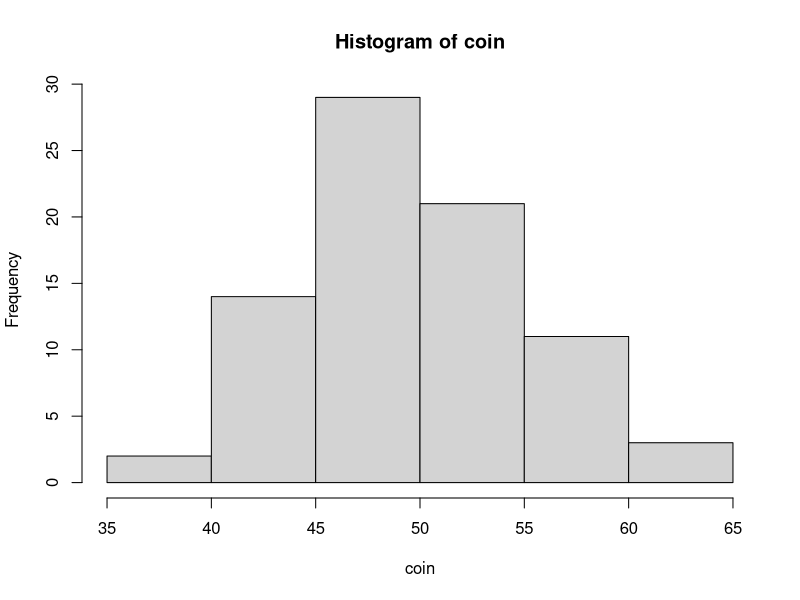
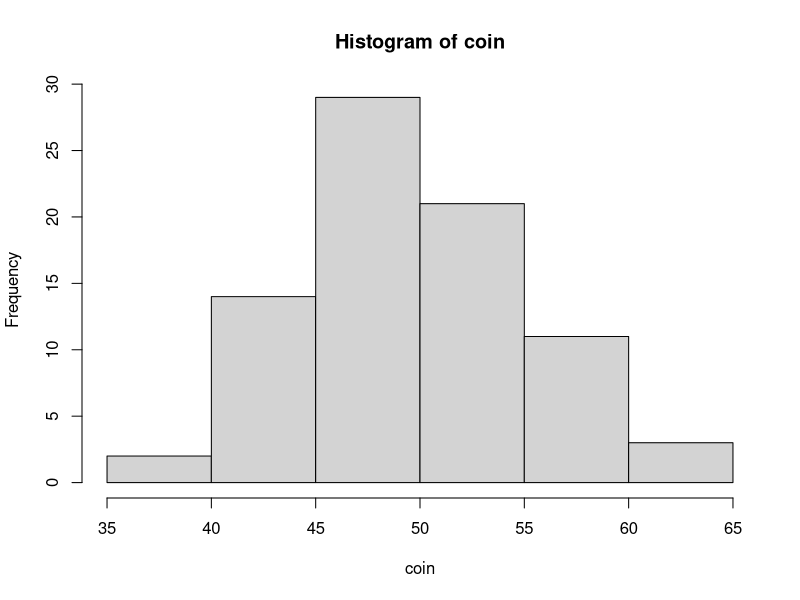
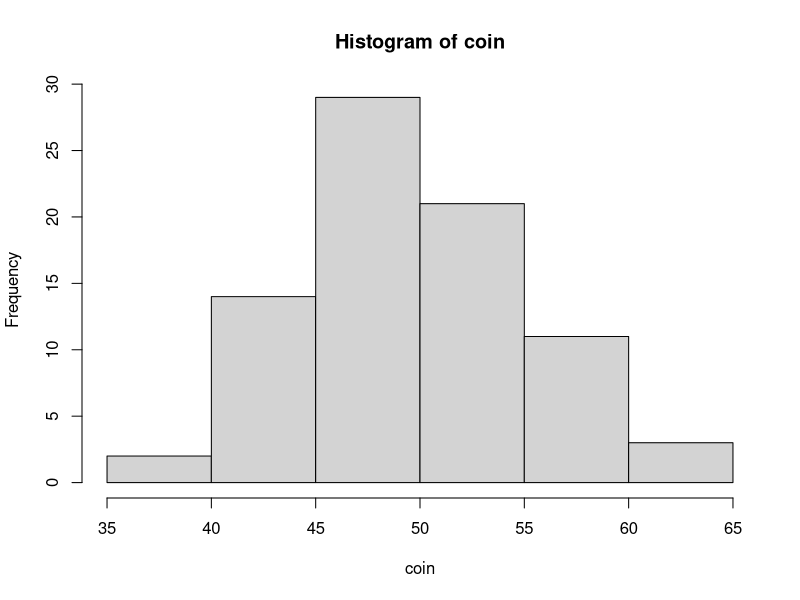
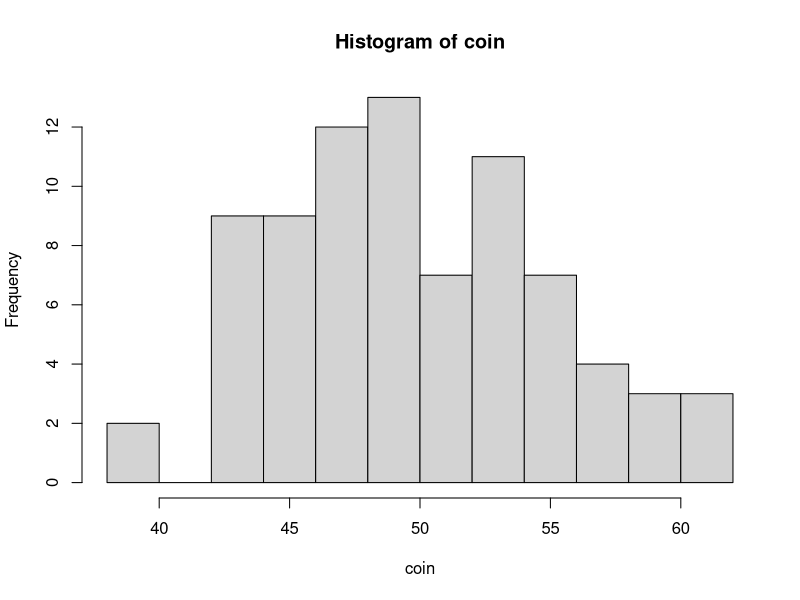
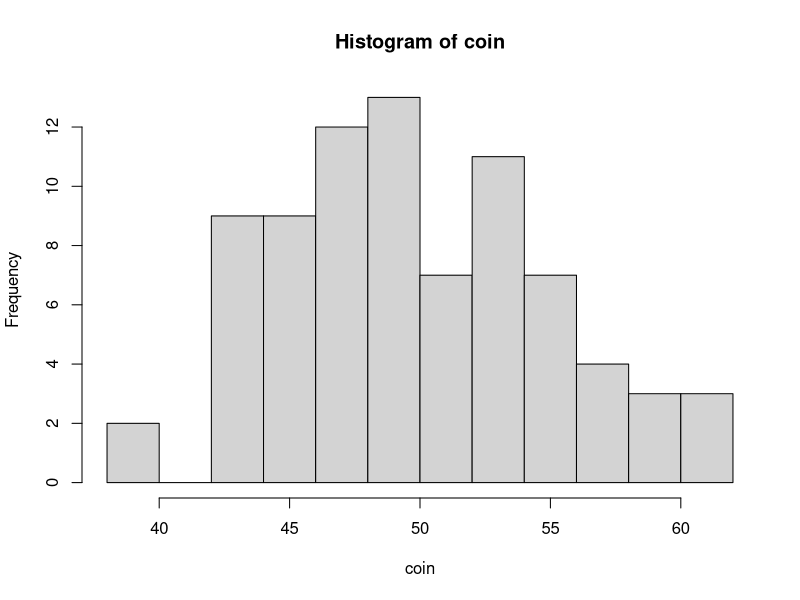
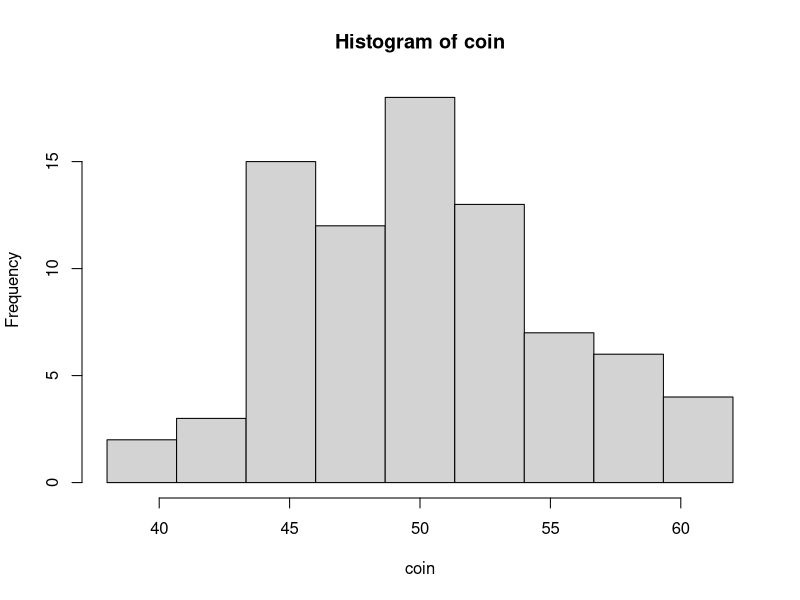
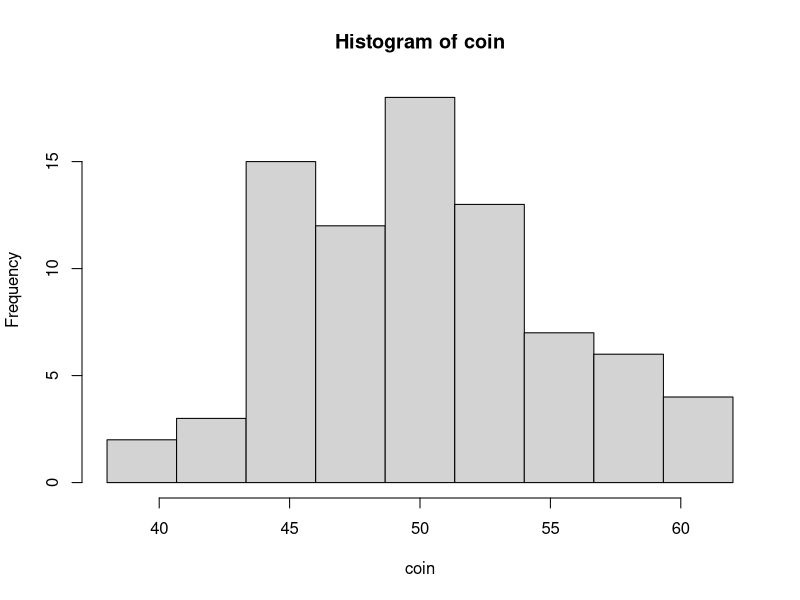
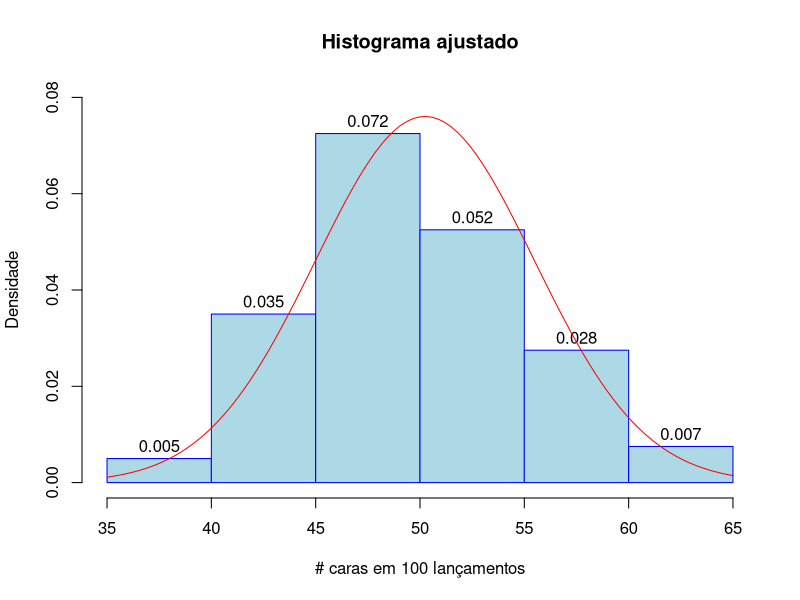

These charts were generated, in order, by the following R code:
## ---- chunk 1
set.seed(123)
coin <- replicate(80, sum(sample(c(0, 1), 100, replace = TRUE)))
coin
## ---- chunk 2
#| label: fig-tut-hist-basic
#| fig-cap: Exemplo de um histograma (sem configurações adicionais)

hist(coin)
## ---- chunk 3
h <- hist(coin, plot = FALSE)
h
## ---- chunk 4
#| label: fig-tut-hist-breaks
#| fig-cap: "Diferentes formas de ajustar o número de classes"
#| layout-ncol: 2
#| fig-keep: all
#| fig-subcap:
#|   - "Sem configurações (Sturges)"
#|   - "Uma regra"
#|   - "Número de classes"
#|   - "Função que gera o número de classes"
#|   - "Vetor de intervalos"
#|   - "Funçaõ que gera vetor de intervalos"

hist(coin)  # <1>

hist(coin, breaks = "Scott")  # <2>

hist(coin, breaks = 9) # <3>

myRule1 <- function(x) {
  round(sqrt(length(x)))
}
hist(coin, breaks = myRule1)  # <4>

myRule2 <- function(x) {
  seq(min(coin), max(coin), by = (max(coin) - min(coin)) / 9)
}
brk <- myRule2(coin)
hist(coin, breaks = brk)  # <5>

hist(coin, breaks = myRule2)  # <6>
## ---- chunk 5
#| label: fig-tut-hist-args
#| fig-cap: Histograma com alguns ajustes
#| out-extra: class="preview-image"

plot(
  h,
  main = "Histograma ajustado",
  xlab = "# caras em 100 lançamentos", ylab = "Densidade",
  ylim = c(0, 0.08),
  freq = FALSE,
  labels = TRUE,
  col = "lightblue",
  border = "blue"
)
curve(dnorm(x, mean(coin), sd(coin)), col = "red", add = TRUE)
